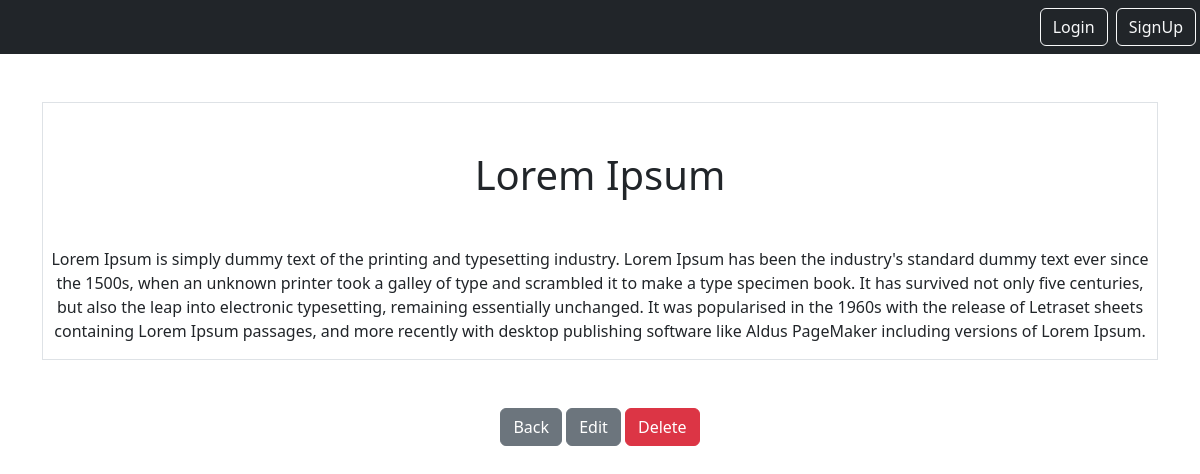
The page /smart/notes/3 on the database its author committed.
### notes/models.py (models this page shows)
class Notes(models.Model):
    title = models.CharField(max_length = 200)
    text = models.TextField()
    created = models.DateTimeField(auto_now_add = True)
    user = models.ForeignKey(User, on_delete=models.CASCADE, related_name="notes")

### notes/views.py (the view)
# urls.py: path('notes/<int:pk>', views.NotesDetailView.as_view(), name="notes.detail"),
class NotesDetailView(DetailView):
    model = Notes
    context_object_name = 'note'
    template_name = "notes/notes_details.html"

### notes/templates/notes/notes_details.html
{% extends 'base.html' %}
{% block content %}
<div class="border round">
    <h1 class="my-5">{{note.title}}</h1>
    <p>{{note.text}}</p>
</div>
<a href="{% url 'notes.list' %}" class="btn btn-secondary my-5">Back</a>
<a href="{% url 'notes.update' pk=note.id %}" class="btn btn-secondary">Edit</a>
<a href="{% url 'notes.delete' pk=note.id %}" class="btn btn-danger">Delete</a>
{% endblock %}

### rows shown on the page
Notes: title "Lorem Ipsum", text "Lorem Ipsum is simply dummy text of the printing and typesetting industry. Lorem Ipsum has been the industry's standard dummy text ever since the 1500s, when an unknown printer took a galley of type and scrambled it to make a type specimen book. It has survived not only five centuries, but also the leap into electronic typesetting, remaining essentially unchanged. It was popularised in the 1960s with the release of Letraset sheets containing Lorem Ipsum passages, and more recently with desktop publishing software like Aldus PageMaker including versions of Lorem Ipsum."
